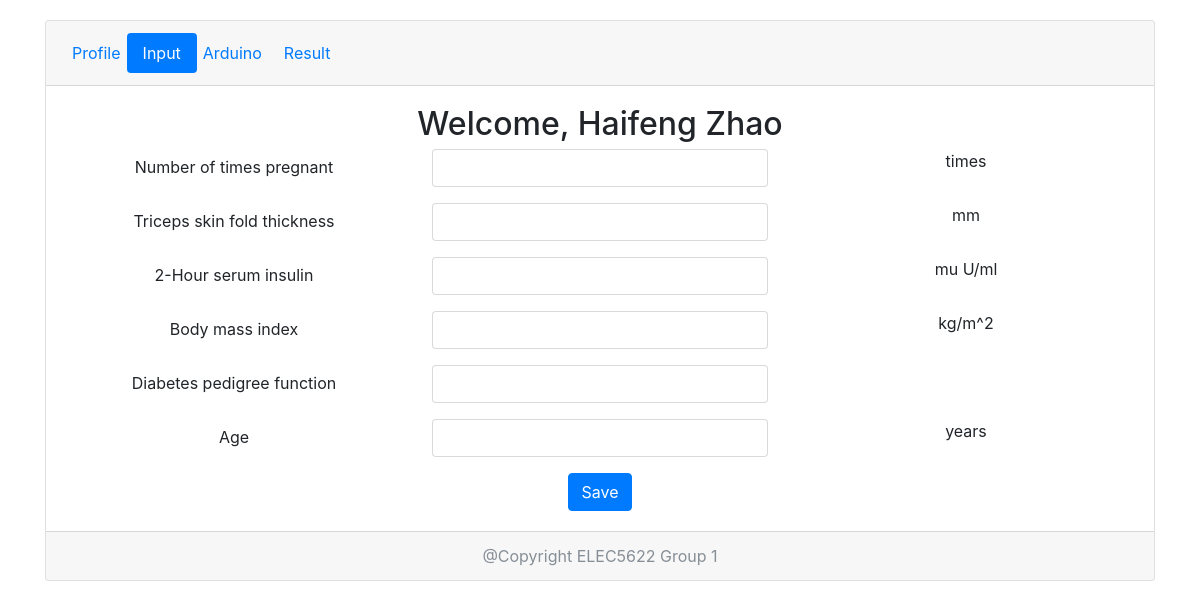
The app's page /diabetes/input/ (signed in), older data.
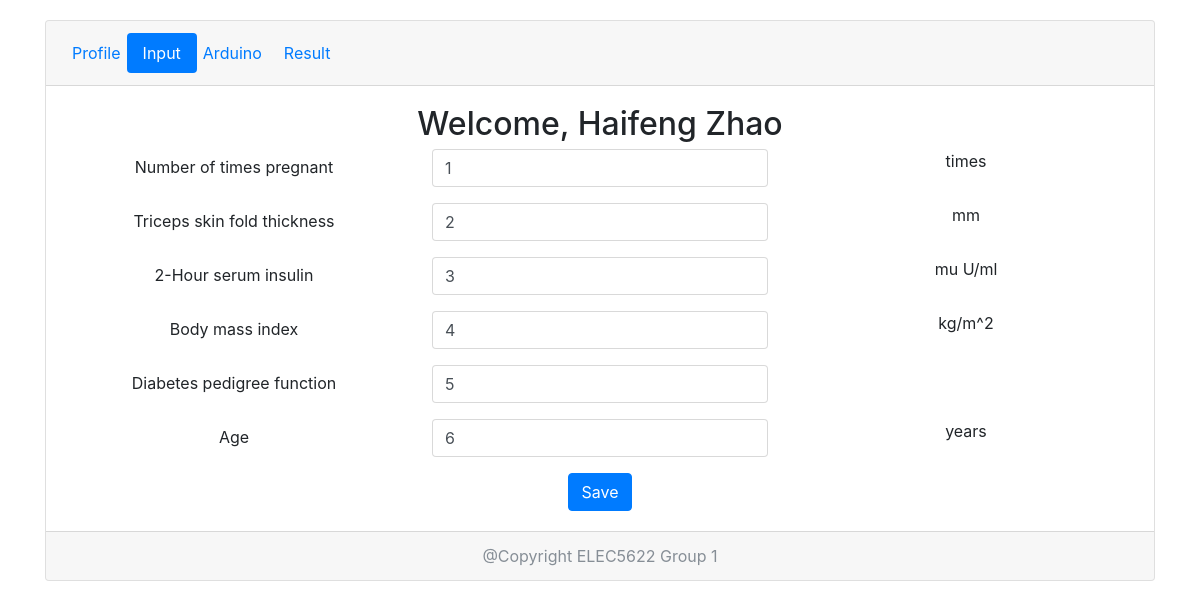
The same page, newer data.
### diabetes/models.py (models this page shows)
class InputBodyStatus(models.Model):
	user = models.ForeignKey(
		User,
		on_delete=models.CASCADE,
	)
	pregnant = models.DecimalField(max_digits=25, decimal_places=15)
	skinfold = models.DecimalField(max_digits=25, decimal_places=15)
	seruminsulin = models.DecimalField(max_digits=25, decimal_places=15)
	bmi = models.DecimalField(max_digits=25, decimal_places=15)
	pedigree = models.DecimalField(max_digits=25, decimal_places=15)
	age = models.DecimalField(max_digits=25, decimal_places=15)
	inputdate = models.DateTimeField(auto_now_add=True, blank=True)

### diabetes/views.py (the view, shortened to what this page needs)
def input(request):
	user_id = request.session['user_id']
	user = User.objects.get(pk=user_id)
	if InputBodyStatus.objects.filter(user=user).exists():
		body_status = InputBodyStatus.objects.filter(user=user).order_by('-id')[0]
		context = {
			"user": user,
			"tag": "input",
			"status": body_status,
		}
		return render(request, "input.html", context)
	context = {
			"user": user,
			"tag": "input",
		}
	return render(request, "input.html", context)

### templates/input.html (shortened to what this page needs)
{% extends "diabetes_base.html" %}
{% load staticfiles %}
		{% block content %}
		<h2> Welcome, {{user.first_name}} {{user.last_name}}</h2>
    <form action="{% url 'input' %}" method="POST">
      <div class="form-group row">
        <label for="pregnant" class="col-sm-4 col-form-label">Number of times pregnant</label>
        <div class="col-sm-4">
          <input type="input" class="form-control" id="pregnant" name="pregnant" value="{{status.pregnant|floatformat}}"/>
        </div>
        <div class="col-sm-4">
          times
        </div>
      </div>
      <div class="form-group row">
        <label for="skinfold" class="col-sm-4 col-form-label">Triceps skin fold thickness</label>
        <div class="col-sm-4">
          <input type="input" class="form-control" id="skinfold" name="skinfold" value="{{status.skinfold|floatformat}}"/>
        </div>
        <div class="col-sm-4">
          mm
        </div>
      </div>
      <div class="form-group row">
        <label for="seruminsulin" class="col-sm-4 col-form-label">2-Hour serum insulin</label>
        <div class="col-sm-4">
          <input type="input" class="form-control" id="seruminsulin" name="seruminsulin" value="{{status.seruminsulin|floatformat}}"/>
        </div>
        <div class="col-sm-4">
          mu U/ml
        </div>
      </div>
      <div class="form-group row">
        <label for="bmi" class="col-sm-4 col-form-label">Body mass index</label>
        <div class="col-sm-4">
          <input type="input" class="form-control" id="bmi" name="bmi" value="{{status.bmi|floatformat}}"/>
        </div>
        <div class="col-sm-4">
          kg/m^2
        </div>
      </div>
      <div class="form-group row">
        <label for="pedigree" class="col-sm-4 col-form-label">Diabetes pedigree function</label>
        <div class="col-sm-4">
          <input type="input" class="form-control" id="pedigree" name="pedigree" value="{{status.pedigree|floatformat}}"/>
        </div>
        <div class="col-sm-4">
        </div>
      </div>
      <div class="form-group row">
        <label for="age" class="col-sm-4 col-form-label">Age</label>
        <div class="col-sm-4">
          <input type="input" class="form-control" id="age" name="age" value="{{status.age|floatformat}}"/>
        </div>
        <div class="col-sm-4">
          years
        </div>
      </div>
      <button type="submit" class="btn btn-primary">Save</button>
    </form>
		{% endblock %}

### templates/diabetes_base.html (shortened to what this page needs)
{% load staticfiles %}
<!DOCTYPE HTML>
<html>
	<head>
		<link href="{% static 'css/bootstrap.css' %}" rel="stylesheet">
		<link href="{% static 'css/diabetes.css' %}" rel="stylesheet">
	</head>
	<body>
		<div class="container" style="padding-top: 20px">
			<div class="card text-center">
				<div class="card-header">
  						<ul class="nav nav-pills card-header-pills">
                <li class="nav-item">
  							{%if tag == "profile" %}
      						<a class="nav-link active"
      						{%else%}
      						<a class="nav-link"
      						{%endif%}
        						 href="{% url 'profile' %}">Profile<span class="sr-only">(current)</span></a>
      					</li>
              <ul class="nav nav-pills card-header-pills">
                <li class="nav-item">
                {%if tag == "input" %}
                  <a class="nav-link active"
                  {%else%}
                  <a class="nav-link"
                  {%endif%}
                     href="{% url 'input' %}">Input<span class="sr-only">(current)</span></a>
                </li>
                <ul class="nav nav-pills card-header-pills">
                <li class="nav-item">
                {%if tag == "arduino" %}
                  <a class="nav-link active"
                  {%else%}
                  <a class="nav-link"
                  {%endif%}
                     href="{% url 'arduino' %}">Arduino<span class="sr-only">(current)</span></a>
                </li>
                <ul class="nav nav-pills card-header-pills">
                <li class="nav-item">
                {%if tag == "result" %}
                  <a class="nav-link active"
                  {%else%}
                  <a class="nav-link"
                  {%endif%}
                     href="{% url 'result' %}">Result<span class="sr-only">(current)</span></a>
                </li>
    					</ul>
  				</div>
				<div class="card-body container">
					{% block content %}
					{% endblock %}
				</div>
				<div class="card-footer text-muted">
    				@Copyright ELEC5622 Group 1
  				</div>
			</div>
		</div>
	</body>
</html>

### static/css/diabetes.css (style rules this page uses)
body { background: url(../images/background.jpg) no-repeat center center fixed; -webkit-background-size: cover; -moz-background-size: cover; -o-background-size: cover; background-size: cover; }

Row changes from the older to the newer data that the page shows:
added InputBodyStatus: pregnant "1", skinfold "2", seruminsulin "3", bmi "4", pedigree "5", age "6"
